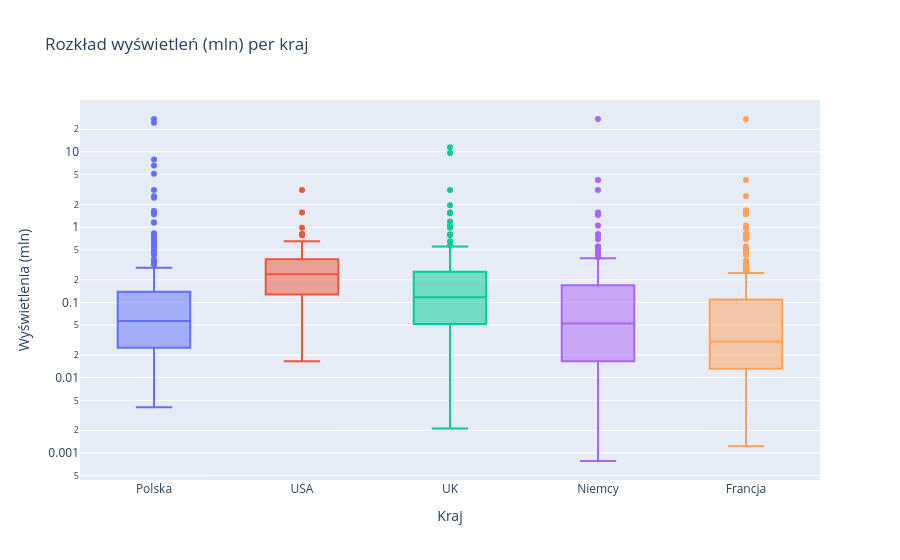

Write notebook code for a chart like this one.
### Code cell
# ── Wykres 2: Rozkład wyświetleń per region (box plot) ───────────────────────
df_reg = con.execute("""
SELECT r.region_name, f.view_count / 1e6 AS mln_wysw, f.view_category
FROM fact_videos f
JOIN dim_region r ON f.region = r.region_code
WHERE f.view_count > 0
""").fetchdf()

fig = px.box(
    df_reg, x="region_name", y="mln_wysw",
    color="region_name",
    title="Rozkład wyświetleń (mln) per kraj",
    labels={"region_name": "Kraj", "mln_wysw": "Wyświetlenia (mln)"},
    log_y=True
)
fig.update_layout(showlegend=False)
fig.show()

### Figure 1 — Plotly figure (JSON) as saved in the notebook; plotly's stock layout.template omitted (floating-point values rounded to 4 significant figures; data arrays with more than 128 entries replaced by an {"elided": "..."} marker saying what was removed)
{"data": [{"alignmentgroup": "True", "hovertemplate": "Kraj=%{x}<br>Wyświetlenia (mln)=%{y}<extra></extra>", "legendgroup": "Polska", "marker": {"color": "#636efa"}, "name": "Polska", "notched": false, "offsetgroup": "Polska", "orientation": "v", "showlegend": true, "type": "box", "x": {"elided": "198 str values"}, "x0": " ", "xaxis": "x", "y": {"elided": "198 float values"}, "y0": " ", "yaxis": "y"}, {"alignmentgroup": "True", "hovertemplate": "Kraj=%{x}<br>Wyświetlenia (mln)=%{y}<extra></extra>", "legendgroup": "USA", "marker": {"color": "#EF553B"}, "name": "USA", "notched": false, "offsetgroup": "USA", "orientation": "v", "showlegend": true, "type": "box", "x": ["USA", "USA", "USA", "USA", "USA", "USA", "USA", "USA", "USA", "USA", "USA", "USA", "USA", "USA", "USA", "USA", "USA", "USA", "USA", "USA", "USA", "USA", "USA", "USA", "USA", "USA", "USA", "USA", "USA", "USA", "USA", "USA", "USA", "USA", "USA", "USA", "USA", "USA", "USA", "USA", "USA", "USA", "USA", "USA", "USA", "USA", "USA", "USA", "USA", "USA", "USA", "USA", "USA", "USA", "USA", "USA", "USA", "USA", "USA", "USA", "USA", "USA", "USA", "USA", "USA", "USA", "USA", "USA", "USA", "USA", "USA", "USA", "USA", "USA", "USA", "USA", "USA", "USA"], "x0": " ", "xaxis": "x", "y": [1.57, 0.1651, 0.3591, 0.1871, 0.1609, 0.1274, 0.3374, 0.01656, 0.3728, 0.3734, 0.3867, 0.4349, 0.3832, 0.8052, 0.5521, 0.5019, 0.3809, 0.388, 0.2398, 0.4504, 0.5437, 0.3214, 0.2351, 0.6483, 0.03982, 0.284, 3.121, 0.2602, 0.1193, 0.8095, 0.1075, 0.2462, 0.2522, 0.2016, 0.5195, 0.0828, 0.3756, 0.3092, 0.1795, 0.2041, 0.1512, 0.176, 0.2051, 0.09623, 0.06726, 0.1374, 0.4477, 0.1416, 0.05954, 0.4255, 0.1167, 0.7794, 0.2628, 0.279, 0.9804, 0.2389, 0.2281, 0.2038, 0.2051, 0.125, 0.1039, 0.3637, 0.1568, 0.2322, 0.0288, 0.2602, 0.04191, 0.1176, 0.3528, 0.06203, 0.277, 0.03113, 0.1497, 0.07023, 0.07194, 0.176, 0.1213, 0.2625], "y0": " ", "yaxis": "y"}, {"alignmentgroup": "True", "hovertemplate": "Kraj=%{x}<br>Wyświetlenia (mln)=%{y}<extra></extra>", "legendgroup": "UK", "marker": {"color": "#00cc96"}, "name": "UK", "notched": false, "offsetgroup": "UK", "orientation": "v", "showlegend": true, "type": "box", "x": {"elided": "199 str values"}, "x0": " ", "xaxis": "x", "y": {"elided": "199 float values"}, "y0": " ", "yaxis": "y"}, {"alignmentgroup": "True", "hovertemplate": "Kraj=%{x}<br>Wyświetlenia (mln)=%{y}<extra></extra>", "legendgroup": "Niemcy", "marker": {"color": "#ab63fa"}, "name": "Niemcy", "notched": false, "offsetgroup": "Niemcy", "orientation": "v", "showlegend": true, "type": "box", "x": {"elided": "200 str values"}, "x0": " ", "xaxis": "x", "y": {"elided": "200 float values"}, "y0": " ", "yaxis": "y"}, {"alignmentgroup": "True", "hovertemplate": "Kraj=%{x}<br>Wyświetlenia (mln)=%{y}<extra></extra>", "legendgroup": "Francja", "marker": {"color": "#FFA15A"}, "name": "Francja", "notched": false, "offsetgroup": "Francja", "orientation": "v", "showlegend": true, "type": "box", "x": {"elided": "199 str values"}, "x0": " ", "xaxis": "x", "y": {"elided": "199 float values"}, "y0": " ", "yaxis": "y"}], "layout": {"boxmode": "overlay", "legend": {"title": {"text": "Kraj"}, "tracegroupgap": 0}, "showlegend": false, "title": {"text": "Rozkład wyświetleń (mln) per kraj"}, "xaxis": {"anchor": "y", "categoryarray": ["Polska", "USA", "UK", "Niemcy", "Francja"], "categoryorder": "array", "domain": [0, 1], "title": {"text": "Kraj"}}, "yaxis": {"anchor": "x", "domain": [0, 1], "title": {"text": "Wyświetlenia (mln)"}, "type": "log"}}}
